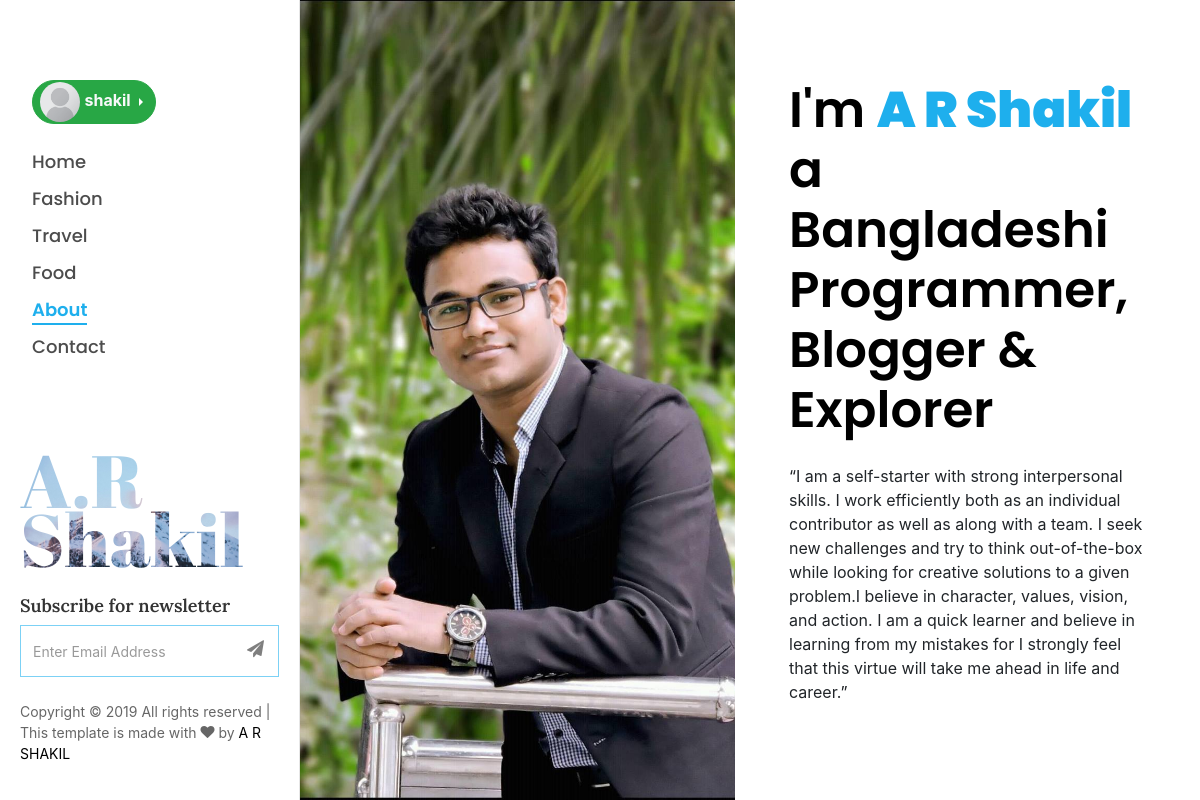
The page /about/ (signed in) on the database its author committed.
### blog/models.py (models this page shows, shortened)
class Category(models.Model):
    category_name = models.CharField(max_length=200)
    updated = models.DateTimeField(auto_now_add=True)
    class Meta:
        verbose_name = 'Category'
        verbose_name_plural = 'Categories'

### blog/views.py (the view)
# urls.py: path('about/',views.about, name='about'),
def about(request):
    categories = Category.objects.all()
    context = {
        'categories':categories,
    }
    return render(request, 'blog/about.html',context)

### blog/templates/blog/about.html (shortened to what this page needs)
{% extends 'base.html' %}
{% load static %}
{% block content %}
		<div id="colorlib-main">
			<section class="ftco-about img ftco-section ftco-no-pt ftco-no-pb" id="about-section">
	    	<div class="container-fluid px-0">
	    		<div class="row d-flex">
	    			<div class="col-md-6 d-flex">
                <div class="img d-flex align-self-stretch align-items-center js-fullheight" style="background-image:url(/static/images/about.jpg);">
                </div>
	    			</div>
	    			<div class="col-md-6 d-flex align-items-center">
	    				<div class="text px-4 pt-5 pt-md-0 px-md-4 pr-md-5 ftco-animate">
		            <h2 class="mb-4">I'm <span>A R Shakil</span> a Bangladeshi Programmer, Blogger &amp; Explorer</h2>
		            <p>“I am a self-starter with strong interpersonal skills. I work efficiently both as an individual contributor as well as along with a team. I seek new challenges and try to think out-of-the-box while looking for creative solutions to a given problem.I believe in character, values, vision, and action. I am a quick learner and believe in learning from my mistakes for I strongly feel that this virtue will take me ahead in life and career.”</p>
	            </div>
		        </div>
	        </div>
	    	</div>
	    </section>
		</div>
	</div>
	{% endblock content %}

### templates/base.html (shortened to what this page needs)
<!DOCTYPE html>
{% load static %}
<html lang="en">
<head>
	<link href="https://maxcdn.bootstrapcdn.com/font-awesome/4.7.0/css/font-awesome.min.css" rel="stylesheet">
 	<link rel="stylesheet" href="{% static 'style.css' %}">
 <link rel="stylesheet" href="https://use.fontawesome.com/releases/v5.7.1/css/all.css">
	<link rel="stylesheet" href="{% static 'css/open-iconic-bootstrap.min.css' %}">
	<link rel="stylesheet" href="{% static 'css/animate.css' %}">
	<link rel="stylesheet" href="{% static 'css/owl.carousel.min.css' %}">
	<link rel="stylesheet" href="{% static 'css/owl.theme.default.min.css' %}">
	<link rel="stylesheet" href="{% static 'css/magnific-popup.css' %}">
	<link rel="stylesheet" href="{% static 'css/aos.css' %}">
	<link rel="stylesheet" href="{% static 'css/ionicons.min.css' %}">
	<link rel="stylesheet" href="{% static 'css/bootstrap-datepicker.css' %}">
	<link rel="stylesheet" href="{% static 'css/jquery.timepicker.css' %}">
	<link rel="stylesheet" href="{% static 'css/flaticon.css'% }">
    <link rel="stylesheet" href="{% static 'css/icomoon.css' %}">
	<link rel="stylesheet" href="{% static 'css/style.css' %}">
	 <link rel="stylesheet" href="https://stackpath.bootstrapcdn.com/bootstrap/4.3.1/css/bootstrap.min.css">
</head>
<body>
	<div id="colorlib-page">
		<aside id="colorlib-aside" role="complementary" class="js-fullheight">
			<nav id="colorlib-main-menu" role="navigation">
				<ul class="navmenu">
				{% if user.is_authenticated %}
					<div class="dropdown dropright mb-4">
							<a class="btn btn-success dropdown-toggle" href="#" role="button" id="dropdownMenuLink" data-toggle="dropdown" aria-haspopup="true" aria-expanded="false" style="border-radius: 25px;">
								{% if user.profile.image %}
							 <img src="{{ user.profile.image.url }}" alt="" style="height: 40px; width:40px;margin-top:-5px; margin-bottom:-5px; margin-left:-5px; border-radius: 50%;"> <span class="text-light font-weight-bold">{{user.username}}</span>
							{% else %}
							{% if user.profile.gender == 'male'  %}
							<img src="{% static 'img/male.jpg' %}" alt="" style="height: 40px; width:40px;margin-top:-5px; margin-bottom:-5px; margin-left:-5px; border-radius: 50%;"> <span class="text-light font-weight-bold">{{user.username}}</span>
							{% elif user.profile.gender == 'female' %}
							<img src="{% static 'img/female.jpg' %}" alt="" style="height: 40px; width:40px;margin-top:-5px; margin-bottom:-5px; margin-left:-5px; border-radius: 50%;"> <span class="text-light font-weight-bold">{{user.username}}</span>
								{% else %}
								<img src="{% static 'img/common.png' %}" alt="" style="height: 40px; width:40px;margin-top:-5px; margin-bottom:-5px; margin-left:-5px; border-radius: 50%;"> <span class="text-light font-weight-bold">{{user.username}}</span>
									{% endif %}
									{% endif %}
								</a>
					</div>
					{% endif %}
					<li class="{% if request.resolver_match.url_name == "home" %}colorlib-active{% endif %}"><a
							href="{% url 'home' %}">Home</a></li>
					<span class="navmenu">
						{% for category in categories %}
						{% if active == category.category_name %}
						<li  class="colorlib-active">
							<a href="{% url 'categories_page' category.id %}">{{category.category_name}}</a>
						</li>
						{% else %}
						<li  class="">
							<a href="{% url 'categories_page' category.id %}">{{category.category_name}}</a>
						</li>
						{% endif %}
						{% endfor %}
					</span>
					<li class="{% if request.resolver_match.url_name == "about" %}colorlib-active{% endif %}"><a
							href="{% url 'about' %}">About</a></li>
					<li class="{% if request.resolver_match.url_name == "contact" %}colorlib-active{% endif %}"><a
							href="{% url 'contact' %}">Contact</a></li>
				</ul>
			</nav>
			<div class="colorlib-footer">
				<h1 id="colorlib-logo" class="mb-4"><a href="#"
						style="background-image: url(static/images/bg_1.jpg);">A.R <span>Shakil</span></a></h1>
				<div class="mb-4">
					<h3>Subscribe for newsletter</h3>
					<form action="{% url 'subscribe' %}" class="colorlib-subscribe-form" method="POST">
						<div class="form-group d-flex">
							<div class="icon"><span class="icon-paper-plane"></span></div>
							<input type="email" class="form-control" placeholder="Enter Email Address" name="q">
						</div>
					</form>
				</div>
				<p class="pfooter">
					Copyright &copy;
					<script>document.write(new Date().getFullYear());</script> All rights reserved | This template is
					made with <i class="icon-heart" aria-hidden="true"></i> by <a href="#" target="_blank">A R
						SHAKIL</a>
				</p>
			</div>
		</aside>
	{% block content %}
	{% endblock content %}
</body>
</html>

### blog/static/css/icomoon.css (style rules this page uses)
[class^="icon-"], [class*=" icon-"] { font-family: 'icomoon' !important; speak: none; font-style: normal; font-weight: normal; font-variant: normal; text-transform: none; line-height: 1; -webkit-font-smoothing: antialiased; -moz-osx-font-smoothing: grayscale; }
.icon-heart:before { content: "\f004"; }
.icon-paper-plane:before { content: "\f1d8"; }

### rows shown on the page
Category: category_name "Fashion"
Category: category_name "Travel"
Category: category_name "Food"

### other values the page prints
{{ user.username }} "shakil"
